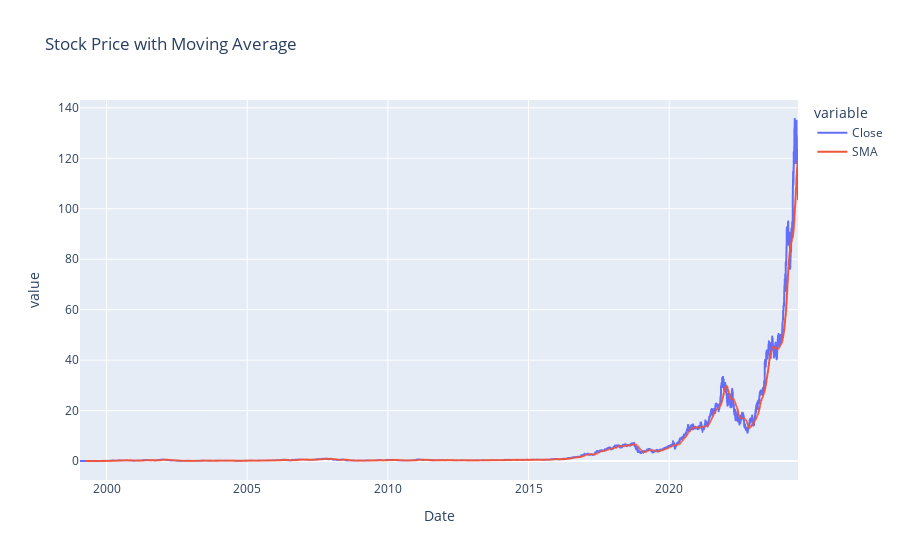

The notebook cell saved with this chart:
### Code cell
plot.plot_stock_mva(data)

### Figure 1 — Plotly figure (JSON) as saved in the notebook; plotly's stock layout.template omitted (floating-point values rounded to 4 significant figures; data arrays with more than 128 entries replaced by an {"elided": "..."} marker saying what was removed)
{"data": [{"hovertemplate": "variable=Close<br>Date=%{x}<br>value=%{y}<extra></extra>", "legendgroup": "Close", "line": {"color": "#636efa", "dash": "solid"}, "marker": {"symbol": "circle"}, "mode": "lines", "name": "Close", "showlegend": true, "type": "scattergl", "x": {"elided": "6421 str values"}, "xaxis": "x", "y": {"elided": "6421 float values"}, "yaxis": "y"}, {"hovertemplate": "variable=SMA<br>Date=%{x}<br>value=%{y}<extra></extra>", "legendgroup": "SMA", "line": {"color": "#EF553B", "dash": "solid"}, "marker": {"symbol": "circle"}, "mode": "lines", "name": "SMA", "showlegend": true, "type": "scattergl", "x": {"elided": "6421 str values"}, "xaxis": "x", "y": {"elided": "6421 float values"}, "yaxis": "y"}], "layout": {"legend": {"title": {"text": "variable"}, "tracegroupgap": 0}, "title": {"text": "Stock Price with Moving Average"}, "xaxis": {"anchor": "y", "domain": [0, 1], "title": {"text": "Date"}}, "yaxis": {"anchor": "x", "domain": [0, 1], "title": {"text": "value"}}}}
